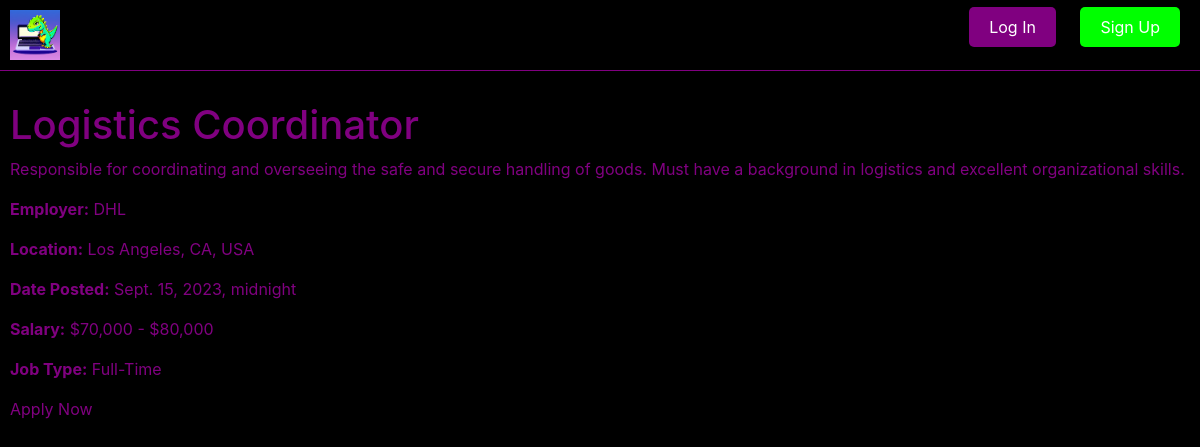
Page /jobs/PNupa5WSBqAsuA0u/ on the committed database.
### core/models.py (models this page shows, shortened)
class Job(models.Model):
    JOB_TYPE_CHOICES = [
        ('full-time', 'Full-Time'),
        ('part-time', 'Part-Time'),
        ('hourly', 'Hourly'),
    ]
    xml_job_id = models.CharField(max_length=255, null=True, blank=True)  # New field to store job_id from XML
    title = models.CharField(max_length=255)
    description = models.TextField()
    employer = models.ForeignKey(Company, on_delete=models.CASCADE)
    location = models.CharField(max_length=255)
    date_posted = models.DateTimeField()
    promoted = models.BooleanField(default=False)
    apply_url = models.URLField(max_length=200)
    salary = models.CharField(max_length=255, null=True, blank=True)
    job_type = models.CharField(max_length=50, choices=JOB_TYPE_CHOICES)
    reference_id = models.CharField(max_length=16, default=create_reference_id, unique=True)  # Corrected the indentation

class Company(models.Model):
    name = models.CharField(max_length=255)
    created_at = models.DateTimeField(auto_now_add=True)

### core/views.py (the view)
# urls.py: path('jobs/<str:reference_id>/', views.job_detail, name='job_detail'),  # Only reference_id pattern
def job_detail(request, reference_id):
    job = get_object_or_404(Job, reference_id=reference_id)
    return render(request, 'core/job_detail.html', {'job': job})

### core/templates/core/job_detail.html
{% extends 'base.html' %}
{% block content %}
<h1>{{ job.title }}</h1>
<p>{{ job.description }}</p>
<p><strong>Employer:</strong> {{ job.employer.name }}</p>
<p><strong>Location:</strong> {{ job.location }}</p>
<p><strong>Date Posted:</strong> {{ job.date_posted }}</p>
<p><strong>Salary:</strong> {{ job.salary }}</p>
<p><strong>Job Type:</strong> {{ job.get_job_type_display }}</p>
<p><a href="{{ job.apply_url }}">Apply Now</a></p>
{% endblock %}

### core/templates/base.html (shortened to what this page needs)
<!DOCTYPE html>
<html>
{% load static %}
<head>
  <link rel="stylesheet" href="https://cdn.jsdelivr.net/npm/bootstrap@4.6.0/dist/css/bootstrap.min.css">
</head>
<body>
  <header>
    <a href="/">
      <img src="{% static 'logo.png' %}" alt="Logo" style="height: 50px;">
    </a>
    <nav>
      <ul>
        {% if request.user.is_authenticated %}
          <li style="display: inline; margin: 0 10px;">{{ request.user.username }}</li>
          <li style="display: inline; margin: 0 10px;">{{ request.user.email }}</li>
          <li style="display: inline; margin: 0 10px;"><a href="{% url 'logout' %}" style="color: white;">Log Out</a></li>
        {% else %}
          <li><a href="{% url 'login' %}" class="purple">Log In</a></li>
          <li><a href="{% url 'signup' %}" class="green">Sign Up</a></li>
        {% endif %}
      </ul>
    </nav>
  </header>
  <main>
    {% block content %}{% endblock %}
  </main>
</body>
</html>

### core/templates/base.html (style rules this page uses)
body, html { background-color: black; color: purple; }
header { display: flex; justify-content: space-between; align-items: center; border-bottom: 1px solid purple; padding: 10px; }
header nav ul { list-style-type: none; padding: 0; }
header nav ul li { display: inline; margin: 0 10px; }
header nav ul li a { color: white; padding: 10px 20px; border-radius: 5px; text-decoration: none; }
header nav ul li a.green { background-color: lime; }
header nav ul li a.purple { background-color: purple; }
main { margin-top: 20px; padding: 10px; }
a { color: purple; }

### rows in the picture
Job: title "Logistics Coordinator", description "Responsible for coordinating and overseeing the safe and secure handling of goods. Must have a background in logistics and excellent organizational skills.", employer.name "DHL", location "Los Angeles, CA, USA", date_posted "Sept. 15, 2023, midnight", salary "$70,000 - $80,000", job_type "Full-Time"
